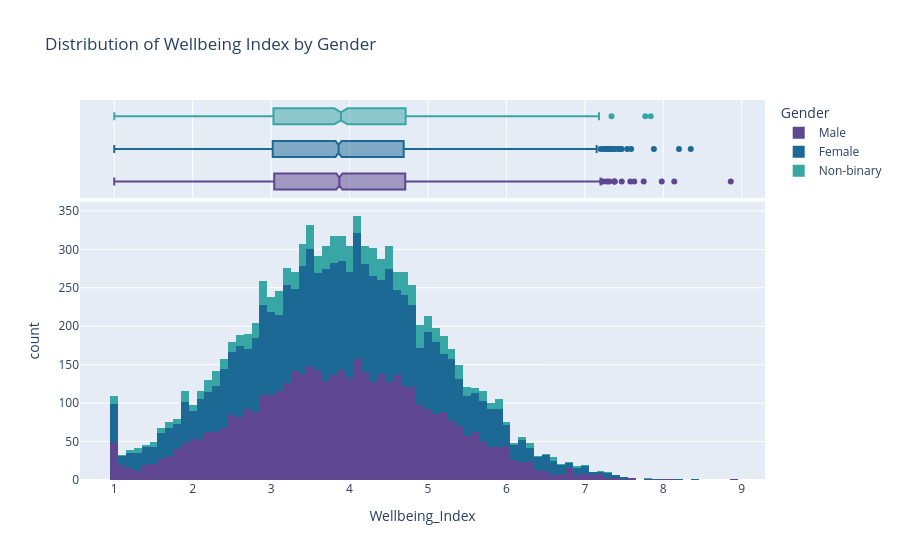
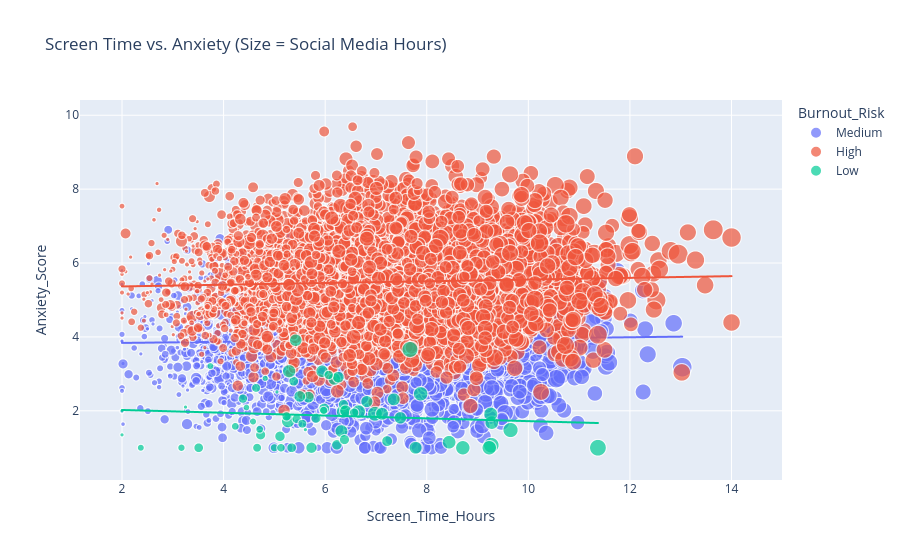

The notebook cell these images were saved under, in order:
### Code cell
# 1. Distribution of Wellbeing Index
fig1 = px.histogram(df, x="Wellbeing_Index", color="Gender", 
                   marginal="box", title="Distribution of Wellbeing Index by Gender",
                   color_discrete_sequence=px.colors.qualitative.Prism)
fig1.show()

# 2. Correlation Heatmap
plt.figure(figsize=(12, 8))
# Select only numeric for correlation
numeric_df = df.select_dtypes(include=[np.number])
sns.heatmap(numeric_df.corr(), annot=True, cmap='coolwarm', fmt='.2f', linewidths=0.5)
plt.title("Correlation Heatmap: Digital Habits vs. Mental Scores")
plt.show()

# 3. Screen Time vs. Anxiety
fig2 = px.scatter(df, x="Screen_Time_Hours", y="Anxiety_Score", 
                 color="Burnout_Risk", size="Daily_Social_Media_Hours",
                 title="Screen Time vs. Anxiety (Size = Social Media Hours)",
                 trendline="ols")
fig2.show()

### Figure 1 — Plotly figure (JSON) as saved in the notebook; plotly's stock layout.template omitted (floating-point values rounded to 4 significant figures; data arrays with more than 128 entries replaced by an {"elided": "..."} marker saying what was removed)
{"data": [{"bingroup": "x", "hovertemplate": "Gender=Male<br>Wellbeing_Index=%{x}<br>count=%{y}<extra></extra>", "legendgroup": "Male", "marker": {"color": "rgb(95, 70, 144)", "pattern": {"shape": ""}}, "name": "Male", "orientation": "v", "showlegend": true, "type": "histogram", "x": {"elided": "4547 float values"}, "xaxis": "x", "yaxis": "y"}, {"hovertemplate": "Gender=Male<br>Wellbeing_Index=%{x}<extra></extra>", "legendgroup": "Male", "marker": {"color": "rgb(95, 70, 144)"}, "name": "Male", "notched": true, "showlegend": false, "type": "box", "x": {"elided": "4547 float values"}, "xaxis": "x2", "yaxis": "y2"}, {"bingroup": "x", "hovertemplate": "Gender=Female<br>Wellbeing_Index=%{x}<br>count=%{y}<extra></extra>", "legendgroup": "Female", "marker": {"color": "rgb(29, 105, 150)", "pattern": {"shape": ""}}, "name": "Female", "orientation": "v", "showlegend": true, "type": "histogram", "x": {"elided": "4481 float values"}, "xaxis": "x", "yaxis": "y"}, {"hovertemplate": "Gender=Female<br>Wellbeing_Index=%{x}<extra></extra>", "legendgroup": "Female", "marker": {"color": "rgb(29, 105, 150)"}, "name": "Female", "notched": true, "showlegend": false, "type": "box", "x": {"elided": "4481 float values"}, "xaxis": "x2", "yaxis": "y2"}, {"bingroup": "x", "hovertemplate": "Gender=Non-binary<br>Wellbeing_Index=%{x}<br>count=%{y}<extra></extra>", "legendgroup": "Non-binary", "marker": {"color": "rgb(56, 166, 165)", "pattern": {"shape": ""}}, "name": "Non-binary", "orientation": "v", "showlegend": true, "type": "histogram", "x": {"elided": "972 float values"}, "xaxis": "x", "yaxis": "y"}, {"hovertemplate": "Gender=Non-binary<br>Wellbeing_Index=%{x}<extra></extra>", "legendgroup": "Non-binary", "marker": {"color": "rgb(56, 166, 165)"}, "name": "Non-binary", "notched": true, "showlegend": false, "type": "box", "x": {"elided": "972 float values"}, "xaxis": "x2", "yaxis": "y2"}], "layout": {"barmode": "relative", "legend": {"title": {"text": "Gender"}, "tracegroupgap": 0}, "title": {"text": "Distribution of Wellbeing Index by Gender"}, "xaxis": {"anchor": "y", "domain": [0, 1], "title": {"text": "Wellbeing_Index"}}, "xaxis2": {"anchor": "y2", "domain": [0, 1], "matches": "x", "showgrid": true, "showticklabels": false}, "yaxis": {"anchor": "x", "domain": [0, 0.7326], "title": {"text": "count"}}, "yaxis2": {"anchor": "x2", "domain": [0.7426, 1], "matches": "y2", "showgrid": false, "showline": false, "showticklabels": false, "ticks": ""}}}

### Figure 2 — Plotly figure (JSON) as saved in the notebook; plotly's stock layout.template omitted (floating-point values rounded to 4 significant figures; data arrays with more than 128 entries replaced by an {"elided": "..."} marker saying what was removed)
{"data": [{"hovertemplate": "Burnout_Risk=Medium<br>Screen_Time_Hours=%{x}<br>Anxiety_Score=%{y}<br>Daily_Social_Media_Hours=%{marker.size}<extra></extra>", "legendgroup": "Medium", "marker": {"color": "#636efa", "size": {"elided": "4548 float values"}, "sizemode": "area", "sizeref": 0.025, "symbol": "circle"}, "mode": "markers", "name": "Medium", "showlegend": true, "type": "scattergl", "x": {"elided": "4548 float values"}, "xaxis": "x", "y": {"elided": "4548 float values"}, "yaxis": "y"}, {"hovertemplate": "<b>OLS trendline</b><br>Anxiety_Score = 0.0153953 * Screen_Time_Hours + 3.80664<br>R<sup>2</sup>=0.000751<br><br>Burnout_Risk=Medium<br>Screen_Time_Hours=%{x}<br>Anxiety_Score=%{y} <b>(trend)</b><extra></extra>", "legendgroup": "Medium", "marker": {"color": "#636efa", "symbol": "circle"}, "mode": "lines", "name": "Medium", "showlegend": false, "type": "scattergl", "x": {"elided": "4548 float values"}, "xaxis": "x", "y": {"elided": "4548 float values"}, "yaxis": "y"}, {"hovertemplate": "Burnout_Risk=High<br>Screen_Time_Hours=%{x}<br>Anxiety_Score=%{y}<br>Daily_Social_Media_Hours=%{marker.size}<extra></extra>", "legendgroup": "High", "marker": {"color": "#EF553B", "size": {"elided": "5388 float values"}, "sizemode": "area", "sizeref": 0.025, "symbol": "circle"}, "mode": "markers", "name": "High", "showlegend": true, "type": "scattergl", "x": {"elided": "5388 float values"}, "xaxis": "x", "y": {"elided": "5388 float values"}, "yaxis": "y"}, {"hovertemplate": "<b>OLS trendline</b><br>Anxiety_Score = 0.0232328 * Screen_Time_Hours + 5.32006<br>R<sup>2</sup>=0.001588<br><br>Burnout_Risk=High<br>Screen_Time_Hours=%{x}<br>Anxiety_Score=%{y} <b>(trend)</b><extra></extra>", "legendgroup": "High", "marker": {"color": "#EF553B", "symbol": "circle"}, "mode": "lines", "name": "High", "showlegend": false, "type": "scattergl", "x": {"elided": "5388 float values"}, "xaxis": "x", "y": {"elided": "5388 float values"}, "yaxis": "y"}, {"hovertemplate": "Burnout_Risk=Low<br>Screen_Time_Hours=%{x}<br>Anxiety_Score=%{y}<br>Daily_Social_Media_Hours=%{marker.size}<extra></extra>", "legendgroup": "Low", "marker": {"color": "#00cc96", "size": [0.5, 6.51, 4.41, 1.12, 5.38, 1.2, 4.53, 2.96, 2.33, 4.11, 1.61, 3.56, 0.5, 2.62, 2.77, 4.01, 0.5, 3.84, 6.25, 7.01, 3.96, 2.77, 1.25, 3.51, 1.68, 4.73, 3.6, 0.5, 2.62, 5.66, 1.01, 2.18, 2.53, 1.35, 4.84, 3.9, 3.39, 5.27, 1.59, 2.05, 4.77, 3.16, 4.3, 3.08, 4.3, 2.59, 2.1, 0.5, 4.18, 4.5, 2.49, 2.19, 5.29, 5.86, 3.37, 2.34, 2.16, 2.25, 2.23, 1.69, 5.03, 2.09, 1.94, 1.25], "sizemode": "area", "sizeref": 0.025, "symbol": "circle"}, "mode": "markers", "name": "Low", "showlegend": true, "type": "scattergl", "x": [5.61, 7.67, 5.27, 4.45, 8.71, 4.58, 6.35, 5.98, 5.38, 6.32, 4.23, 5.67, 2.0, 5.82, 6.23, 6.18, 5.05, 5.94, 9.27, 11.37, 7.48, 5.11, 2.37, 5.5, 5.97, 9.28, 6.82, 2.0, 6.36, 6.98, 4.82, 5.24, 4.73, 3.17, 6.66, 5.42, 6.26, 9.23, 4.71, 4.66, 8.44, 5.73, 7.35, 7.22, 7.78, 6.38, 4.64, 3.25, 7.12, 5.29, 3.51, 6.07, 7.88, 9.65, 6.4, 5.34, 6.57, 4.38, 5.44, 5.0, 9.26, 5.55, 5.13, 3.74], "xaxis": "x", "y": [1.49, 3.66, 1.72, 2.09, 1.0, 1.71, 1.98, 2.06, 2.8, 1.45, 1.58, 2.37, 2.0, 1.8, 1.08, 2.86, 2.51, 3.07, 1.07, 1.0, 1.81, 1.31, 1.0, 2.39, 2.01, 1.68, 2.25, 1.35, 2.17, 1.92, 2.88, 1.85, 1.35, 1.0, 1.98, 3.91, 2.91, 1.0, 1.5, 1.0, 1.15, 1.0, 2.31, 1.18, 1.0, 1.22, 2.62, 2.1, 1.92, 3.07, 1.0, 2.97, 2.46, 1.48, 2.0, 1.0, 1.95, 2.33, 1.78, 1.0, 1.91, 1.65, 1.0, 3.21], "yaxis": "y"}, {"hovertemplate": "<b>OLS trendline</b><br>Anxiety_Score = -0.0378005 * Screen_Time_Hours + 2.09873<br>R<sup>2</sup>=0.009218<br><br>Burnout_Risk=Low<br>Screen_Time_Hours=%{x}<br>Anxiety_Score=%{y} <b>(trend)</b><extra></extra>", "legendgroup": "Low", "marker": {"color": "#00cc96", "symbol": "circle"}, "mode": "lines", "name": "Low", "showlegend": false, "type": "scattergl", "x": [2.0, 2.0, 2.37, 3.17, 3.25, 3.51, 3.74, 4.23, 4.38, 4.45, 4.58, 4.64, 4.66, 4.71, 4.73, 4.82, 5.0, 5.05, 5.11, 5.13, 5.24, 5.27, 5.29, 5.34, 5.38, 5.42, 5.44, 5.5, 5.55, 5.61, 5.67, 5.73, 5.82, 5.94, 5.97, 5.98, 6.07, 6.18, 6.23, 6.26, 6.32, 6.35, 6.36, 6.38, 6.4, 6.57, 6.66, 6.82, 6.98, 7.12, 7.22, 7.35, 7.48, 7.67, 7.78, 7.88, 8.44, 8.71, 9.23, 9.26, 9.27, 9.28, 9.65, 11.37], "xaxis": "x", "y": [2.023, 2.023, 2.009, 1.979, 1.976, 1.966, 1.957, 1.939, 1.933, 1.931, 1.926, 1.923, 1.923, 1.921, 1.92, 1.917, 1.91, 1.908, 1.906, 1.905, 1.901, 1.9, 1.899, 1.897, 1.895, 1.894, 1.893, 1.891, 1.889, 1.887, 1.884, 1.882, 1.879, 1.874, 1.873, 1.873, 1.869, 1.865, 1.863, 1.862, 1.86, 1.859, 1.858, 1.858, 1.857, 1.85, 1.847, 1.841, 1.835, 1.83, 1.826, 1.821, 1.816, 1.809, 1.805, 1.801, 1.78, 1.769, 1.75, 1.749, 1.748, 1.748, 1.734, 1.669], "yaxis": "y"}], "layout": {"legend": {"itemsizing": "constant", "title": {"text": "Burnout_Risk"}, "tracegroupgap": 0}, "title": {"text": "Screen Time vs. Anxiety (Size = Social Media Hours)"}, "xaxis": {"anchor": "y", "domain": [0, 1], "title": {"text": "Screen_Time_Hours"}}, "yaxis": {"anchor": "x", "domain": [0, 1], "title": {"text": "Anxiety_Score"}}}}
